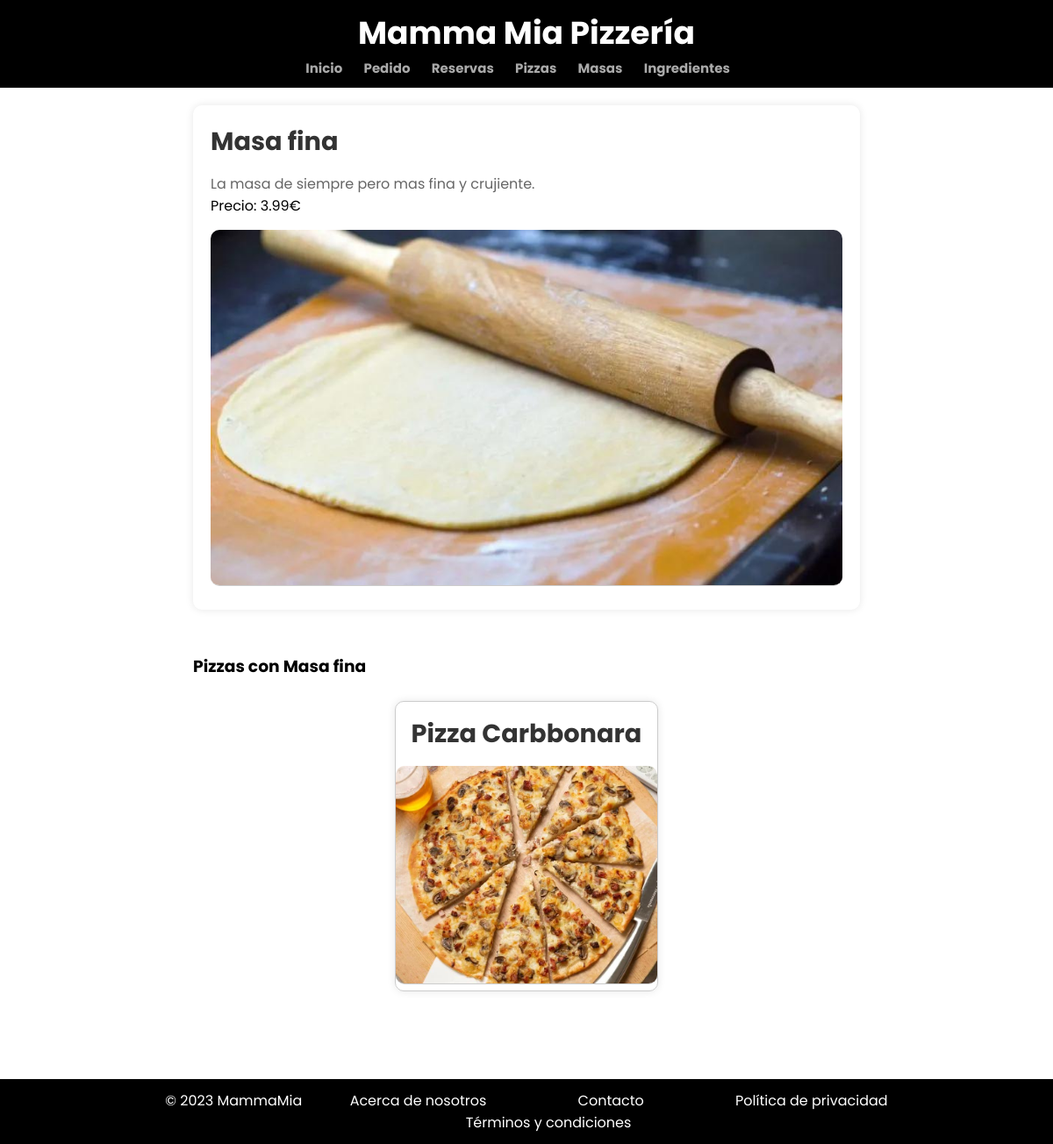
The page /appMammaMia/masas/6/ on the database as committed earlier.
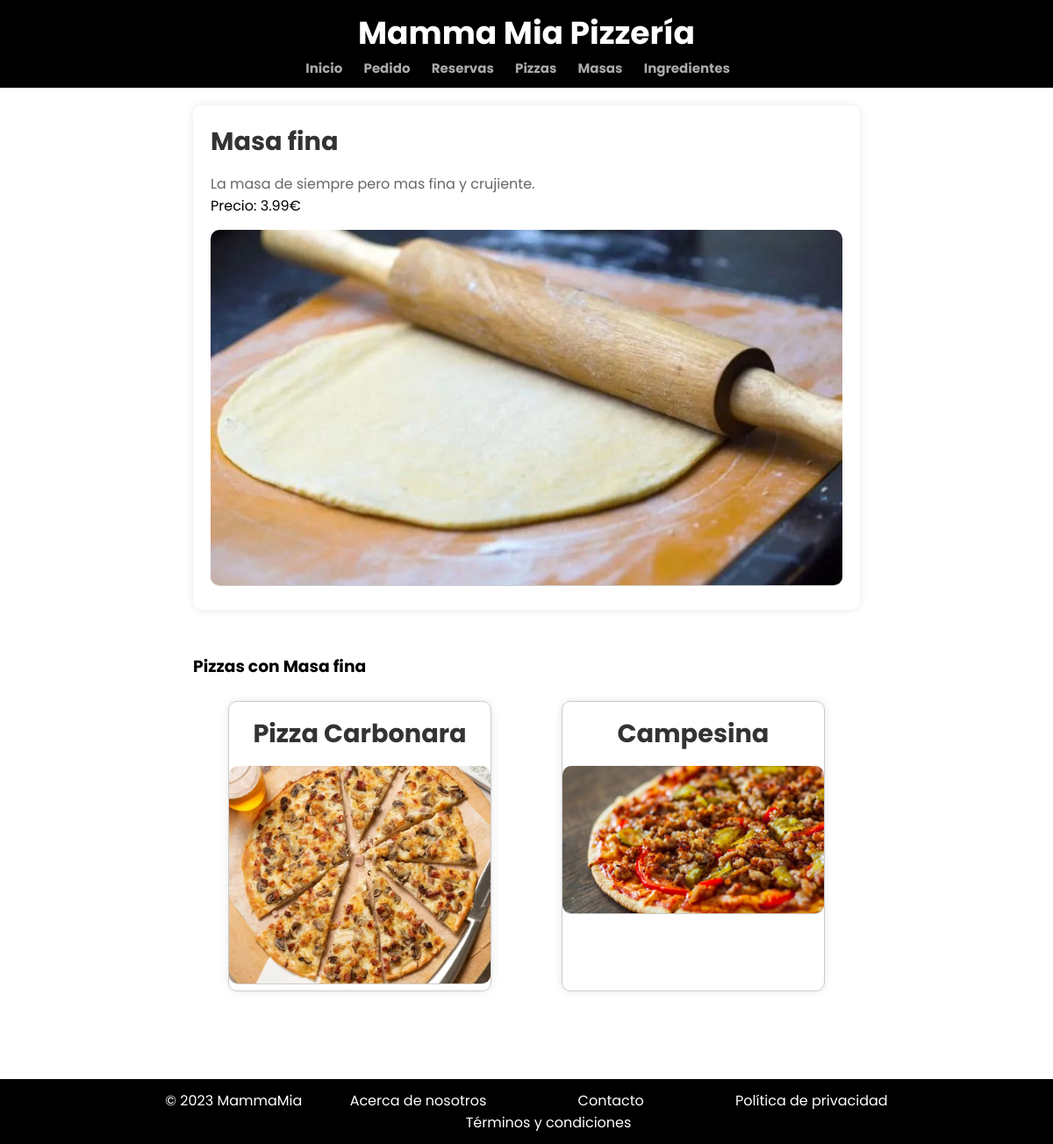
The same page on the database as committed later.
### appMammaMia/models.py (models this page shows, shortened)
class Pizza(models.Model):
    nombre = models.CharField(max_length=100)
    masa = models.ForeignKey(Masas, on_delete=models.CASCADE)
    ingredientes = models.ManyToManyField(Ingrediente)
    descripcion = models.TextField()
    imagen = models.ImageField()
    precio = models.DecimalField(max_digits=6, decimal_places=2)
    disponible = models.BooleanField(default=True)
    calorias = models.IntegerField()

### appMammaMia/views.py (the view)
# urls.py: path('masas/<int:nombre>/', views.detalles_masa, name='detalles_masa'),
def detalles_masa(request, nombre):
    masa = get_object_or_404(Masas, id=nombre)
    pizzas_asociadas = Pizza.objects.filter(masa=masa)
    return render(request, 'detalles_masa.html', {'masa': masa, 'pizzas_asociadas': pizzas_asociadas})

### appMammaMia/templates/detalles_masa.html (shortened to what this page needs)
{% extends "base.html" %}
{% load static %}
{% block contenido %}
    <div class="producto-detalles">
        <div class="producto-info">
            <h2>{{ masa.nombre }}</h2>
            <p class="producto-descripcion">{{ masa.descripcion }}</p>
            <p>Precio: {{ masa.precio }}€</p>
            <img src="{% static masa.imagen.name %}" alt="{{ masa.nombre }} - Imagen">
        </div>
        <div class="producto-asociado">
            <h3>Pizzas con {{ masa.nombre }}</h3><br>
            {% if pizzas_asociadas %}
                <ul class="lista-productos">
                    {% for pizza in pizzas_asociadas %}
                        <li>
                            <h4>{{ pizza.nombre }}</h4>
                            <img src="{% static pizza.imagen.name %}" alt="{{ pizza.nombre }} - Imagen">
                        </li>
                    {% empty %}
                        <li>No hay pizzas asociadas a este tipo de masa.</li>
                    {% endfor %}
                </ul>
            {% else %}
                {% for pizza in pizzas_asociadas %}
                    <p>{{ pizza.nombre }}</p>
                {% endfor %}
            {% endif %}
        </div>
    </div>
<link rel="stylesheet" href="{% static 'styleDetalles.css' %}">
{% endblock %}

Rows that differ between the two databases and show on the page:
changed Pizza: nombre "Pizza Carbbonara" → "Pizza Carbonara"
added Pizza: nombre "Campesina", imagen (placeholder picture)
